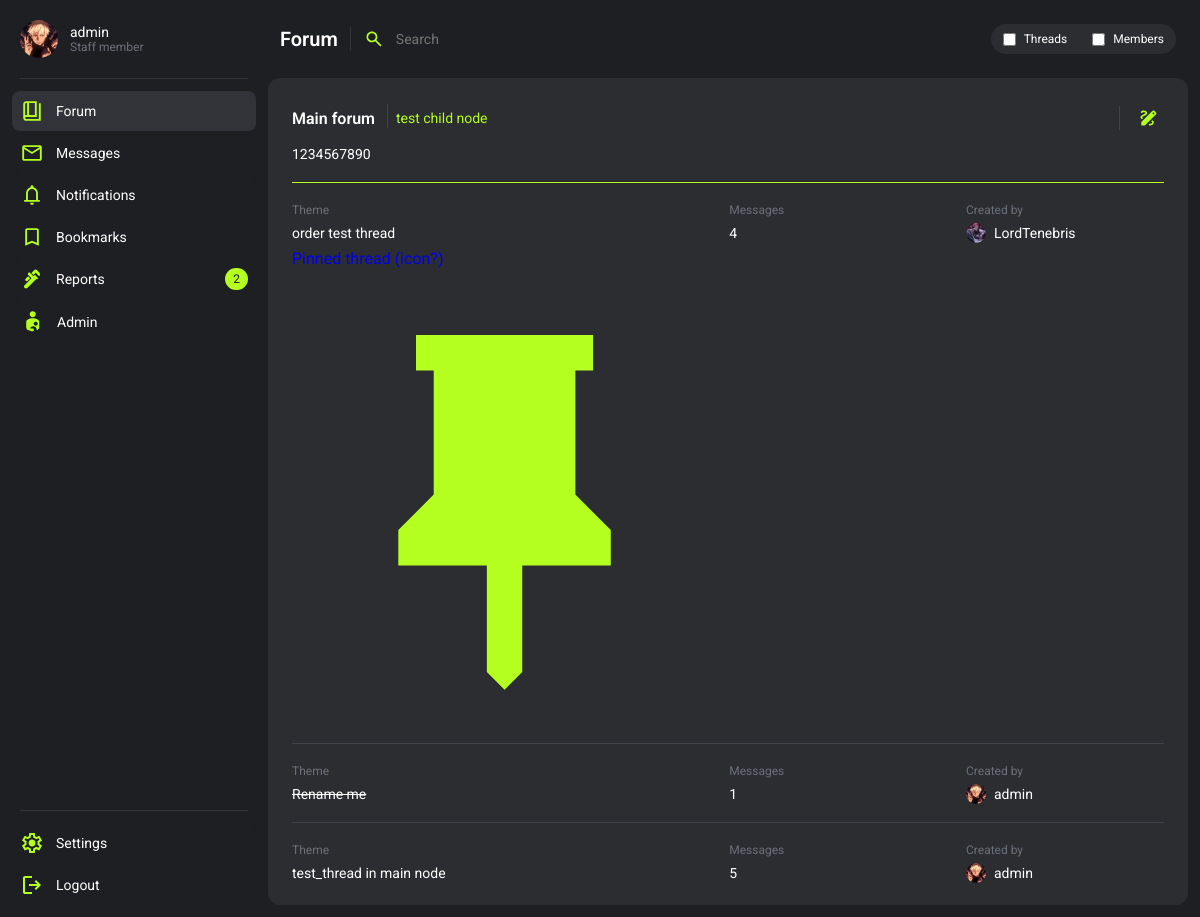
The app's page /forum/main-forum/ (signed in), older data.
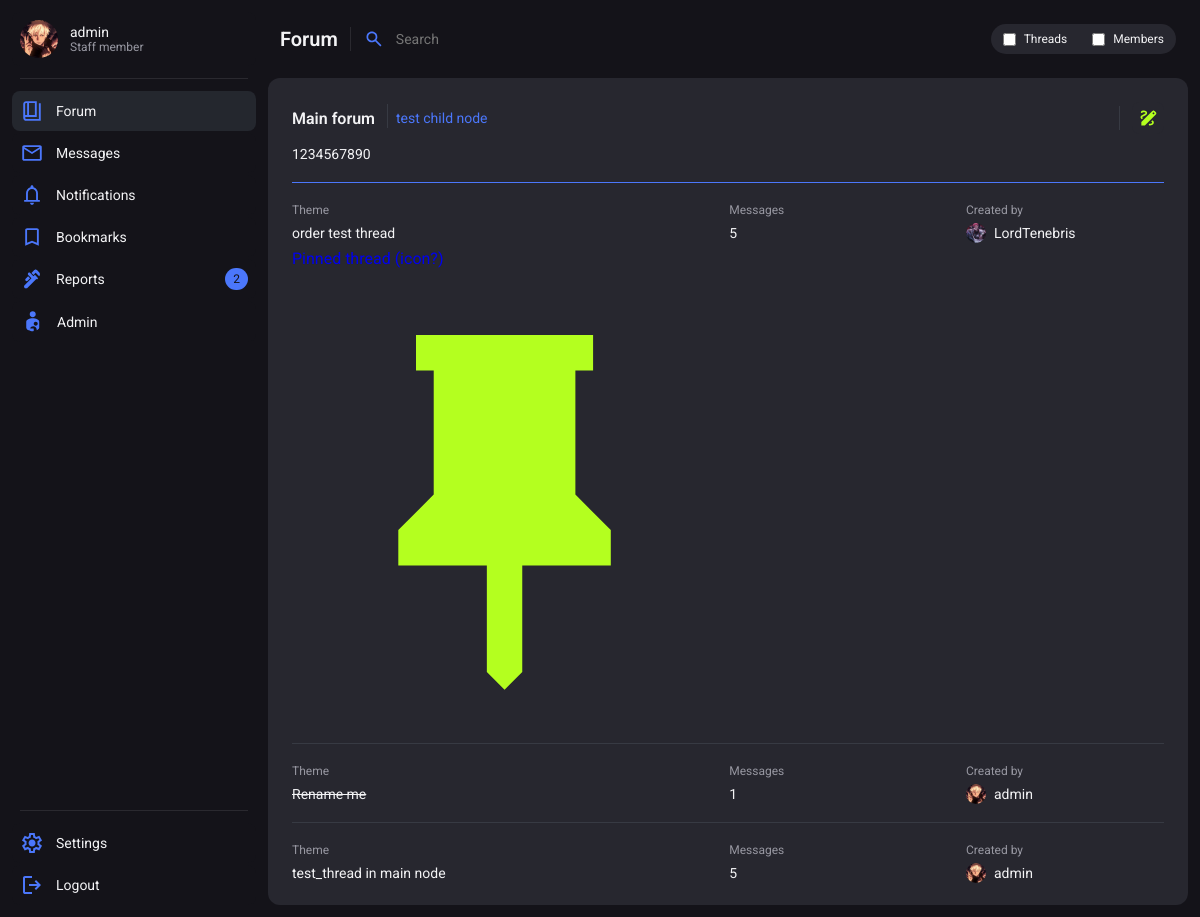
The same page, newer data.
### users/models.py (models this page shows, shortened)
class Profile(models.Model):
    user = models.OneToOneField(User, on_delete=models.CASCADE)
    title = models.CharField(max_length=100, null=True, blank=True, default="Member")
    info = models.CharField(max_length=200, null=True, blank=True)
    profile_picture = models.CharField(max_length=225, null=True, blank=True, default="default.svg")
    warnings = models.SmallIntegerField(default=0)
    active_notifications = models.IntegerField(default=0)
    is_banned = models.BooleanField(default=False)
    banned_by = models.ForeignKey(User, related_name='banned_by', null=True, blank=True, on_delete=models.SET_NULL)
    ban_reason = models.TextField(null=True, blank=True)
    ban_time = models.DateTimeField(null=True, blank=True)

### forum/models.py (models this page shows, shortened)
class Node(models.Model):
    name = models.CharField(max_length=225)
    slug = models.SlugField(max_length=225, blank=True, null=True)
    description = models.TextField(blank=True, default=None, null=True)
    type_question = models.BooleanField(default=False)
    type_private = models.BooleanField(default=False)
    user_only = models.BooleanField(default=False)
    staff_only = models.BooleanField(default=True)
    parent = models.ForeignKey('self', on_delete=models.SET_NULL, null=True, blank=True)

class Thread(models.Model):
    user = models.ForeignKey(User, on_delete=models.SET_NULL, null=True)
    title = models.CharField(max_length=225)
    slug = models.SlugField(max_length=225, blank=True, null=True)
    node = models.ForeignKey(Node, on_delete=models.CASCADE)
    is_closed = models.BooleanField(default=False)
    is_visible = models.BooleanField(default=True)
    is_pinned = models.BooleanField(default=False)
    msg_amount = models.IntegerField(blank=True, null=True, default=1)
    invis_reason = models.TextField(blank=True, null=True)
    deleted_by = models.ForeignKey(User, on_delete=models.SET_NULL, null=True, blank=True, related_name="thread_deleted_by")
    time_created = models.DateTimeField(default=datetime.now())
    time_changed = models.DateTimeField(null=True, blank=True)
    def __str__(self):
        return self.title

### forum/views.py (the view)
# urls.py: path('<slug:section>/', section, name='section'),
def section(request, section):
    context = {}
    try:
        node = Node.objects.get(slug__iexact = section)
    except:
        return render(request, 'error.html', {'error_str':base_strings.ERRORS['node_not_found']})
    try:
        child_nodes = Node.objects.filter(parent=node)
        context["child_nodes"] = child_nodes
    except:
        context["child_nodes"] = False
    threads_in_node = Thread.objects.filter(node=node).annotate(
            latest_msg=Max('message__id')).order_by('-id')
    pinned_threads = []
    unpinned_threads = []
    for thread in threads_in_node:
        last_msg = Message.objects.filter(thread=thread).order_by('-id').first()
        if last_msg:
            if last_msg.thread.is_pinned:
                pinned_threads.append((thread, last_msg))
            else:
                unpinned_threads.append((thread, last_msg))
    threads = pinned_threads + unpinned_threads
    context ["node"] = node
    context ["threads"] = threads
    return render(request, "forum_section.html", context)

### users/chat_processor.py (called while the page is built, shortened)
def profile_processor(request):
    chat_data = {}
    return chat_data

### forum/templates/forum_section.html (shortened to what the changed rows need)
{% extends 'base.html' %}
{% block style %}
    {% load static %}
    <link rel="stylesheet" href="{% static 'forum.css' %}">
    <link rel="stylesheet" href="{% static 'thread.css' %}">
{% endblock %}
{% block header %}
    <header class="wrapper">
        <h2 class="title">Forum</h2>
        <div class="headerLine"></div>
        <form class="wrapper headerSearch" action="{% url 'forum_main' %}" method="post">
            <input class="headerSearchInput" placeholder="Search" type="text" name="search" id="">
            <div class="wrapper forumSearchFilterContainer">
                <div class="wrapper forumSearchFilterBtn">
                    <input type="checkbox" name="content_type" id="threads_checkbox" value="threads">
                    <label for="threads_checkbox" class="forumSearchFilterText">Threads</label>
                </div>
                <div class="wrapper forumSearchFilterBtn">
                    <input type="checkbox" name="content_type" id="members_checkbox" value="members">
                    <label for="members_checkbox" class="forumSearchFilterText">Members</label>
                </div>
            </div>
        </form>
    </header>
{% endblock %}
{% block content %}
<div class="container content">
    <div class="container card">
        <div class="container mainCard">
            <div class="wrapper cardHeader">
                    <h2 class="cardTitle">{{ node.name }}</h2>
                <div class="wrapper" style="flex-grow: 1;">
                    {% if child_nodes %}
                        {% for child in child_nodes %}
                            <a class="forumCardHeaderBtn" href="{% url 'section' child.name|slugify %}">{{ child.name }}</a>
                        {% endfor %}
                    {% endif %}
                </div>
                {% if node.staff_only and perms.forum.create_thread or not node.staff_only and request.user.is_authenticated %}
                    <a class="modToolsBtn" href="{% url 'create_thread' node.name|slugify node.id %}">
                        <img class="modToolsBtnIcon" src="{% static 'assets/icon_write.svg' %}" alt="">
                    </a>
                {% endif %}
            </div>
            <p class="cardHeaderDescription">{{ node.description }}</p>
        </div>
        {% for thread, message in threads %}
            {% if thread.is_visible or perms.view_thread %}
                {% if not thread.node.type_private or perms.view_node or request.user == message.user %}
                    <div class="cardLine"></div>
                    <div class="cardSectionMultiple">
                        <a class="cardSectionItem" href="{% url 'thread' thread.node.name|slugify thread.title|slugify thread.id %}">
                            <div class="container cardSectionInnerItem">
                                <p class="meta">Theme</p>
                                <p class="text">
                                    {% if not thread.is_visible %}
                                        <del>{{thread}}</del>
                                    {% else %}
                                        {{thread}}
                                    {% endif %}
                                </p>
                                {% if thread.is_pinned %}
                                    <p>Pinned thread (icon?)</p>
                                    <img src="{% static 'asstes/icon_20_pin.svg' %}" alt="">
                                {% endif %}
                            </div>
                            <div class="container cardSectionInnerItem">
                                <p class="meta">Messages</p>
                                <p class="text">{{ thread.msg_amount }}</p>
                            </div>
                        </a>
                        <a class="container cardSectionAutherItem" href="{% url 'profile_view' thread.user.id %}">
                            <p class="meta">Created by</p>
                            <div class="wrapper cardSectionAutherItemMetaContainer">
                                <img class="themeCardSectionProfilePicture" src="{{ media_url }}{{ thread.user.profile.profile_picture }}" alt="">
                                {% if perms.users.view_profile and thread.user.profile.is_banned %}
                                    <p class="text"><del>{{ thread.user.username }}</del></p>
                                {% else %}
                                    <p class="text">{{ thread.user.username }}</p>
                                {% endif %}
                            </div>
                        </a>
                    </div>
                {% endif %}
            {% endif %}
        {% endfor %}
    </div>
</div>
{% endblock %}

### base/templates/base.html (shortened to what this page needs)
<!DOCTYPE html>
<html lang="en">
<head>
    {% load static %}
    <link rel="stylesheet" href="{% static 'themes/theme_' %}{{request.user.preference.color_theme}}.css">
    <link rel="stylesheet" href="{% static 'style.css' %}">
    {% block style %}{% endblock %}
</head>
<body>
    <nav>
        {% if request.user.is_authenticated %}
            <div class="container navBtnContainer" id="navConProfile">
                <a class="wrapper navBtn" href="{% url 'profile_view' request.user.id %}">
                    {%  if avatar_path %}
                        <img class="navBtnAvatar" src="{{ avatar_path }}" alt="">
                    {% else %}
                        <img src="{% static 'assets/missing_avatar.svg' %}" alt="">
                    {% endif %}
                    <div class="container">
                        <span class="text">{{ request.user.username }}</span>
                        <span class="meta">{{request.user.profile.title}}</span>
                    </div>
                </a>
            </div>
            <div class="navLine"></div>
            <div class="container navBtnContainer" id="navConMain">
                <a class="wrapper navBtn {% if current_tab == 'forum' %}focus{% endif %}" href="{% url 'forum_main' %}">
                    <span class="text">Forum</span>
                </a>
                <a class="wrapper navBtn space {% if current_tab == 'message' %}focus{% endif %}" href="{% url 'messages_main' %}">
                    <div class="wrapper navBtnMainContainer">
                        <span class="text">Messages</span>
                    </div>
                </a>
                <a class="wrapper navBtn space {% if current_tab == 'notifications' %}focus{% endif %}" href="{% url 'notifications' %}">
                    <div class="wrapper navBtnMainContainer">
                        <span class="text">Notifications</span>
                    </div>
                </a>
                <a class="wrapper navBtn {% if current_tab == 'bookmarks' %}focus{% endif %}" href="{% url 'bookmarks_main' %}">
                    <span class="text">Bookmarks</span>
                </a>
                {% if perms.moderation.view_reports %}
                <a class="wrapper navBtn space {% if current_tab == 'moderation' %}focus{% endif %}" href="{% url 'moderation_main' %}">
                    <div class="wrapper navBtnMainContainer">
                        <span class="text">Reports</span>
                    </div>
                    {% if reports_amount > 0 %}
                        {% if assigned_reports > 0 %}
                            <p class="navNotificationBadge">{{assigned_reports}}/{{reports_amount}}</p>
                        {% else %}
                            <p class="navNotificationBadge">{{reports_amount}}</p>
                        {% endif %}
                    {% endif %}
                </a>
                {% endif %}
                {% if request.user.is_staff %}
                <a class="wrapper navBtn" href="{% url 'admin:index' %}">
                    <span class="text">Admin</span>
                </a>
                {% endif %}
            </div>
            <div class="navLine"></div>
            <div class="container navBtnContainer" id="navConOptions">
                <a class="wrapper navBtn" href="{% url 'profile_edit' request.user.id %}">
                    <span class="text">Settings</span>
                </a>
                <a class="wrapper navBtn" href="{% url 'logout_user' %}">
                    <span class="text">Logout</span>
                </a>
            </div>
        {% endif %}
    </nav>
    <div class="main">
        {% block header %}{% endblock %}
        {% block content %}{% endblock %}
    </div>
</body>
</html>

Row changes from the older to the newer data that the page shows:
changed Thread "order test thread": msg_amount "4" → "5"
